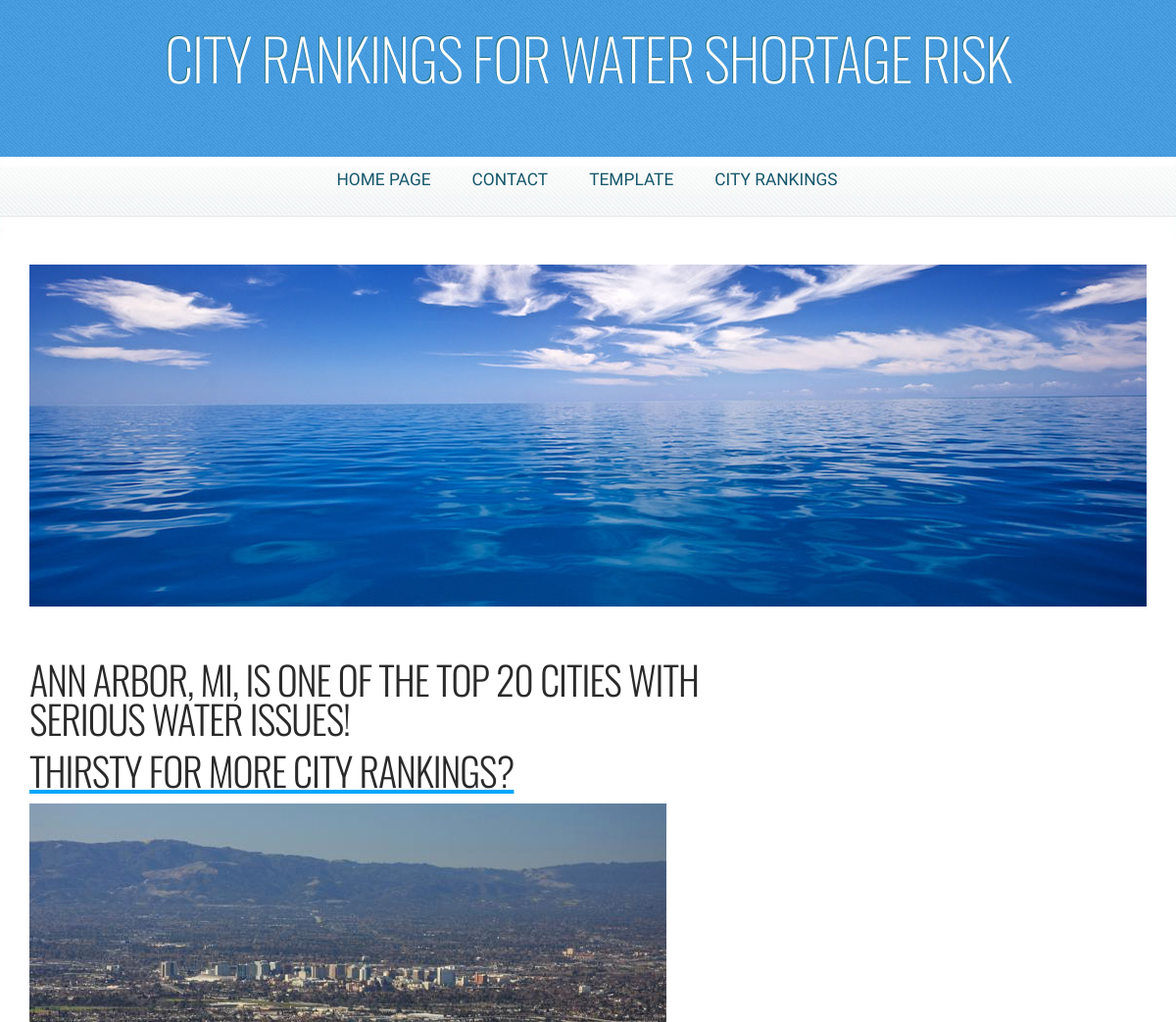
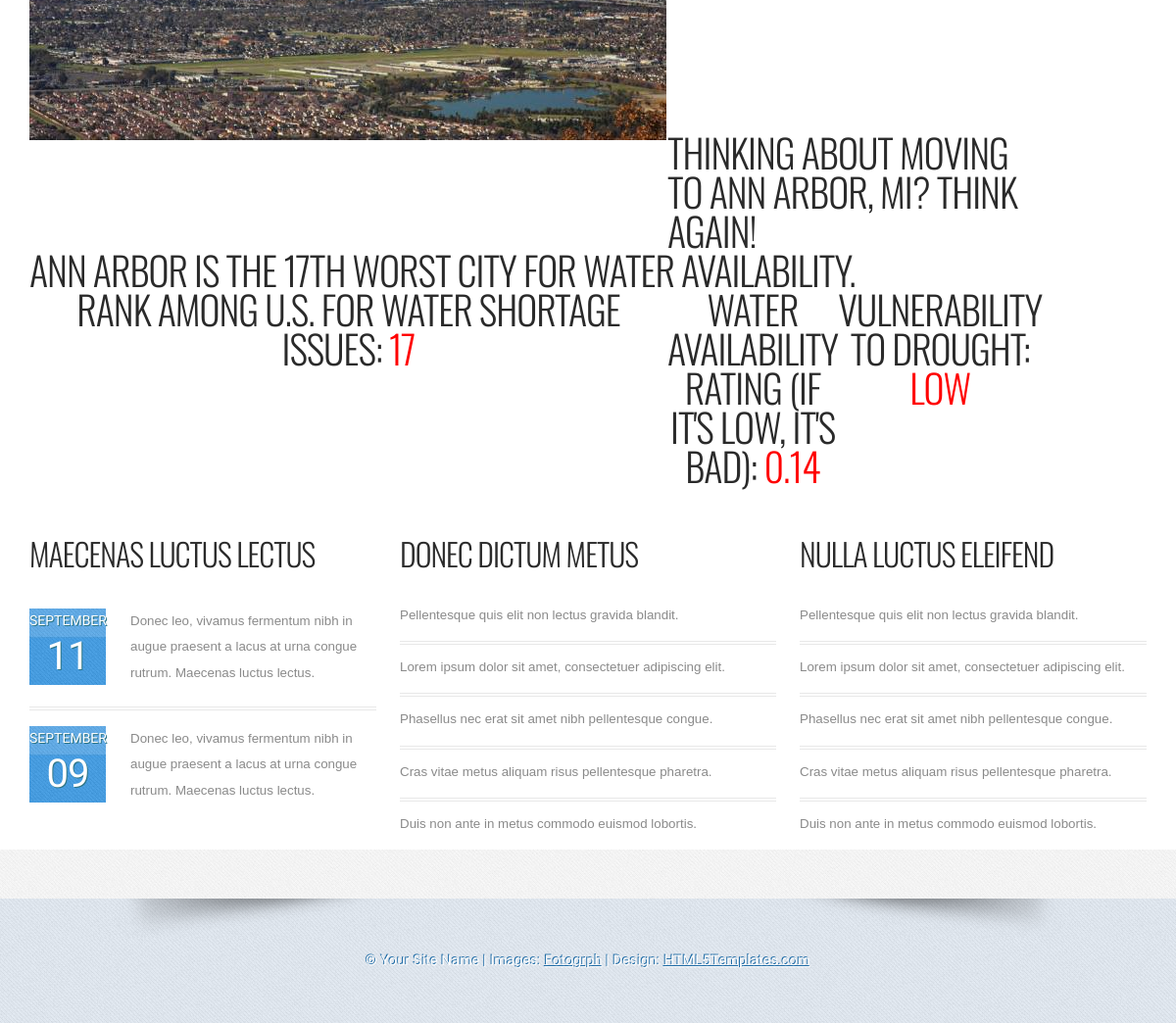
Page /demo_view.php?id=4 on the committed database (2 pictures, top to bottom).
### tables this page shows
CREATE TABLE `water_avail`
(WaterAvailID int unsigned not null auto_increment primary key,
WaterRank int,
CityName varchar(60),
StateName varchar(60),
Description text (255),
AvailRank decimal(3,2),
VulnScore varchar (60),
MetaDescription varchar(255),
MetaKeywords varchar(255));

### include/config-mini.php (called while the page is built, shortened)
<?php
function dbOut($str)
{
	if($str!=""){$str = stripslashes(trim($str));}
	return $str;
}

### demo_view.php (the view, shortened to what this page needs)
<?php
require 'include/config-mini.php';
if(isset($_GET['id']) && (int)$_GET['id'] > 0){
	 $myID = (int)$_GET['id'];
}else{
	header("Location:demo_list.php");
}
$sql = 'SELECT * FROM `water_avail` where WaterAvailID = ' . $myID;
$foundRecord = FALSE;
$myConn = @mysql_connect(DB_HOST,DB_USER,DB_PASSWORD) or die(myerror(__FILE__,__LINE__,mysql_error()));
$result = mysql_query($sql,$myConn) or die(myerror(__FILE__,__LINE__,mysql_error()));
if (mysql_num_rows($result) > 0)
{
	   $foundRecord = TRUE;
	   while ($row = mysql_fetch_assoc($result))
	   {
			$WaterRank = (int)$row['WaterRank'];
			$CityName = dbOut($row['CityName']);
			$StateName = dbOut($row['StateName']);
			$Description = dbOut($row['Description']);
			$AvailRank = (float)$row['AvailRank'];
			$VulnScore = dbOut($row['VulnScore']);
	   }
}
include 'include/header.php';
?>
<?php
if($foundRecord)
{
?>
	<h2><?=$CityName;?>, <?=$StateName;?>, is one of the top 20 cities with serious water issues!</h2>
	<br />
	<div><a href="demo_list.php"><h2>Thirsty for More City Rankings?</h2></a></div>
	<br />
	<table align="center">
		<tr>
			<td><img src="upload/w<?=$myID;?>.png" /></td>
			<td colspan="6"><h2>Thinking about moving to <?=$CityName;?>, <?=$StateName;?>? Think again!</h2></td>
		</tr>
		<tr>
			<td colspan="12">
				<blockquote><h2><?=$Description;?></h2></blockquote>
			</td>
		</tr>
		<tr>
			<td align="center" colspan="3">
				<h2><i>Rank Among U.S. for Water Shortage Issues:</i> <font color="red"><?=number_format($WaterRank,0);?></font></h2>
			</td>
			<td align="center" colspan="3">
				<h2><i>Water Availability Rating (if it's low, it's bad):</i> <font color="red"><?=number_format($AvailRank,2);?></font></h2>
			</td>
			<td align="center" colspan="3">
				<h2><i>Vulnerability to Drought:</i> <font color="red"><?=$VulnScore;?></font></h2>
			</td>
		</tr>
	</table>
<?
}else{
    echo '<div align="center">What! No water supply dooms day list? Oh no!</div>';
    echo '<div align="center"><a href="demo_list.php">Try Another City Ranking?</a></div>';
}
include 'include/footer.php';
?>

### css/5grid/core.css (style rules this page uses)
html, body, div, span, applet, object, iframe, h1, h2, h3, h4, h5, h6, p, blockquote, pre, a, abbr, acronym, address, big, cite, code, del, dfn, em, img, ins, kbd, q, s, samp, small, strike, strong, sub, sup, tt, var, b, u, i, center, dl, dt, dd, ol, ul, li, fieldset, form, label, legend, table, caption, tbody, tfoot, thead, tr, th, td, article, aside, canvas, details, embed, figure, figcaption, footer, header, hgroup, menu, nav, output, ruby, section, summary, time, mark, audio, video { margin: 0; padding: 0; border: 0; font-size: 100%; font: inherit; vertical-align: baseline; }
body { line-height: 1; }
blockquote, q { quotes: none; }
blockquote:before, blockquote:after, q:before, q:after { content: ''; content: none; }
table { border-collapse: collapse; border-spacing: 0; }

### css/style.css (style rules this page uses)
html, body { height: 100%; }
body { margin: 0px; padding: 0px; background: #4AA0E4 url(images/img01.jpg) repeat; font-family: Arial, Helvetica, sans-serif; font-size: 10pt; color: #8A8A8A; }
h1, h2, h3 { margin: 0px; padding: 0px; font-family: 'Oswald', sans-serif; font-weight: 300; }
a { color: #00A6FA; }

### css/style-desktop.css (style rules this page uses)
#content h2 { letter-spacing: -1px; text-transform: uppercase; font-size: 30pt; color: #2A2A2A; }
#content img { padding: 0px 0px 30px 0px; }

### rows in the picture
water_avail: CityName "ANN ARBOR", StateName "MI", Description "ANN ARBOR IS THE 17TH WORST CITY FOR WATER AVAILABILITY.", WaterRank "17", AvailRank "0.14", VulnScore "LOW"

### other values in the picture
$banner "CITY RANKINGS FOR WATER SHORTAGE RISK"
$label "HOME PAGE"
$label "CONTACT"
$label "TEMPLATE"
$label "CITY RANKINGS"
